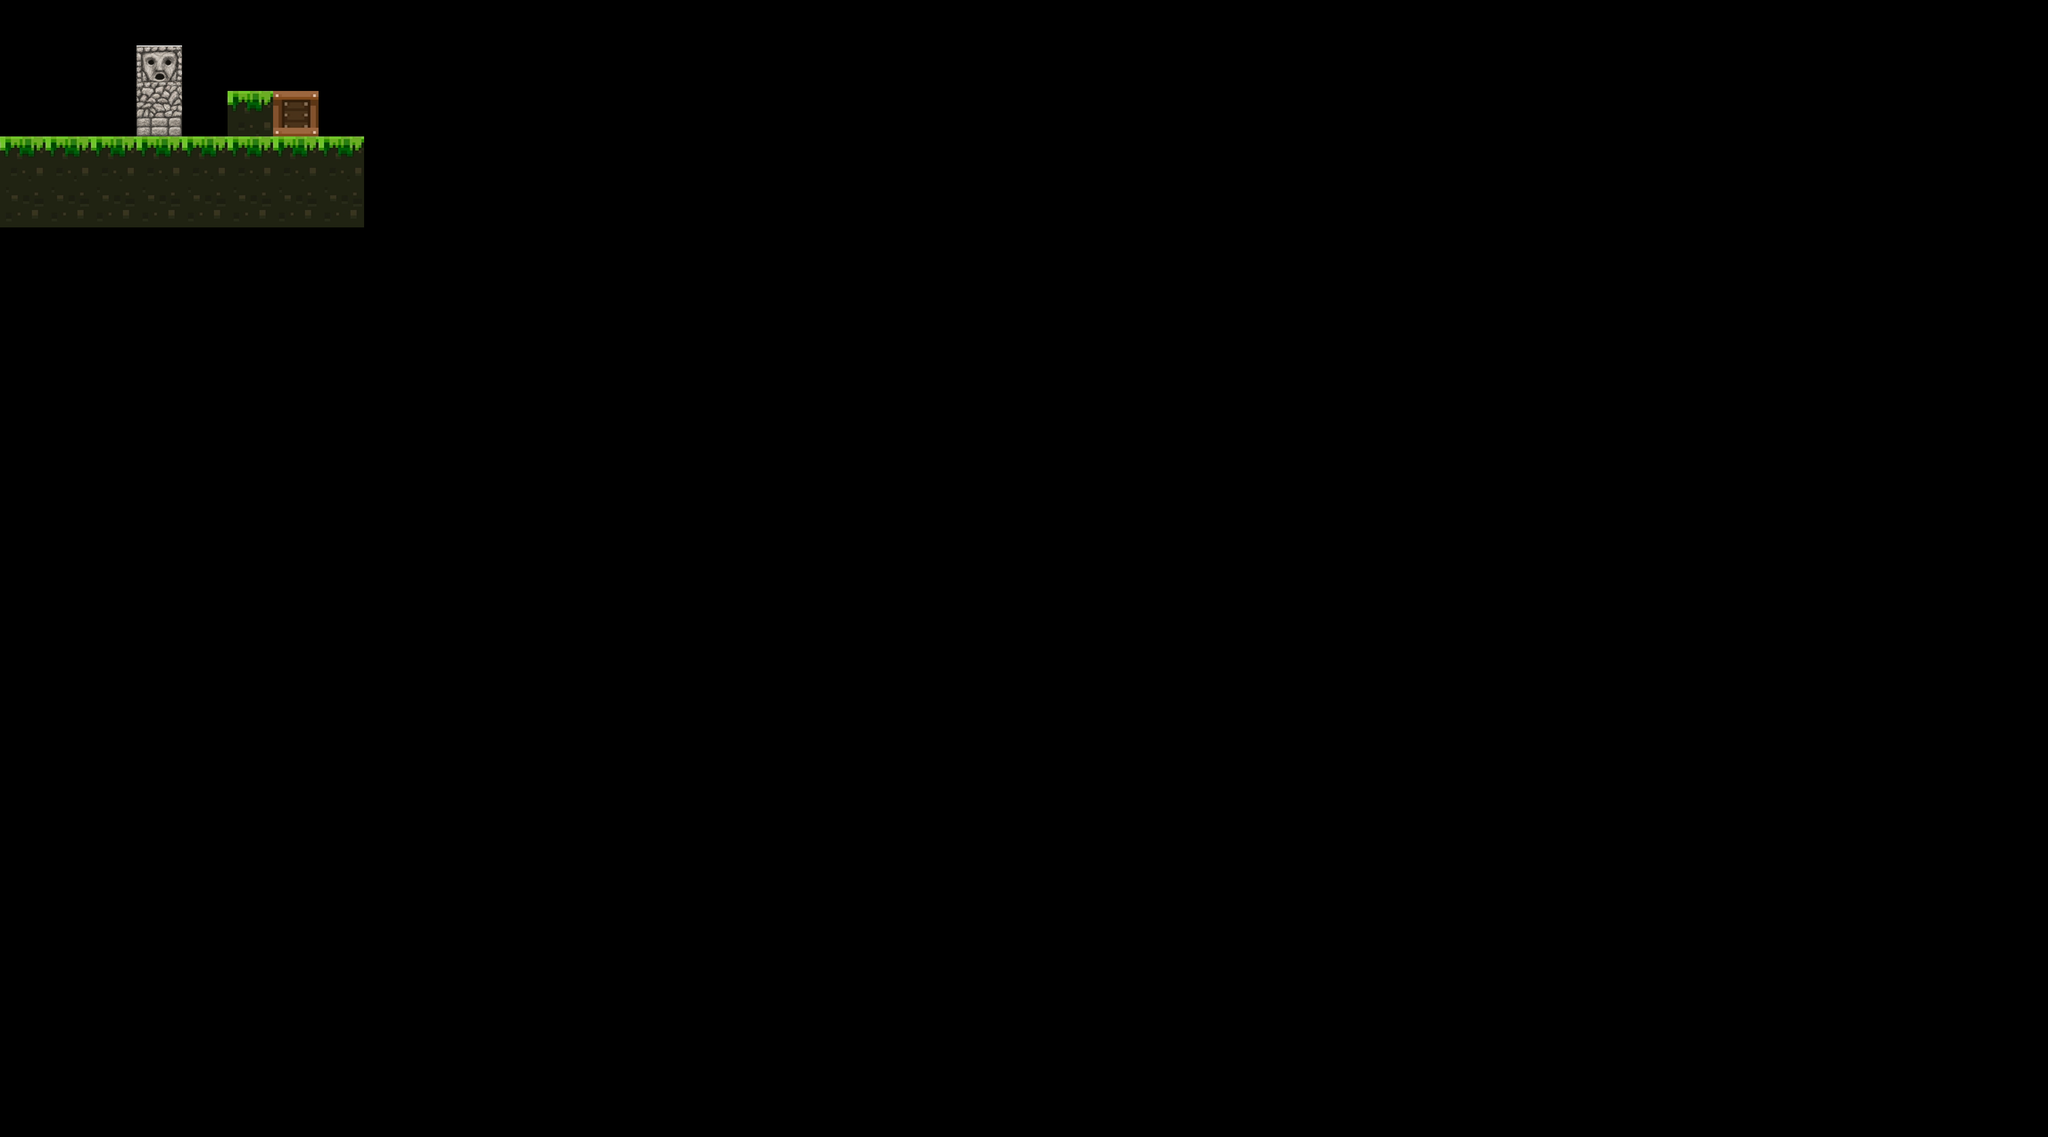

Below is a game level as drawn by its tile map, then a one-line description and the .tmx file that defines it, in full:
An orthogonal 45x25 tile map with 100x100 px tiles, 1 tile layer (Capa de Patrones 1), 2 tilesets.

<map version="1.0" orientation="orthogonal" width="45" height="25" tilewidth="100" tileheight="100">
 <tileset firstgid="1" name="tileset2" tilewidth="100" tileheight="100">
  <image source="tileset2.png" width="400" height="200" />
 </tileset>
 <tileset firstgid="9" name="tileset1" tilewidth="100" tileheight="100">
  <image source="tileset.png" width="800" height="100" />
 </tileset>
 <layer name="Capa de Patrones 1" width="45" height="25">
  <data encoding="csv">
0,0,0,0,0,0,0,0,0,0,0,0,0,0,0,0,0,0,0,0,0,0,0,0,0,0,0,0,0,0,0,0,0,0,0,0,0,0,0,0,0,0,0,0,0,
0,0,0,8,0,0,0,0,0,0,0,0,0,0,0,0,0,0,0,0,0,0,0,0,0,0,0,0,0,0,0,0,0,0,0,0,0,0,0,0,0,0,0,0,0,
0,0,0,7,0,9,11,0,0,0,0,0,0,0,0,0,0,0,0,0,0,0,0,0,0,0,0,0,0,0,0,0,0,0,0,0,0,0,0,0,0,0,0,0,0,
1,1,1,1,1,1,1,1,0,0,0,0,0,0,0,0,0,0,0,0,0,0,0,0,0,0,0,0,0,0,0,0,0,0,0,0,0,0,0,0,0,0,0,0,0,
2,2,2,2,2,2,2,2,0,0,0,0,0,0,0,0,0,0,0,0,0,0,0,0,0,0,0,0,0,0,0,0,0,0,0,0,0,0,0,0,0,0,0,0,0,
0,0,0,0,0,0,0,0,0,0,0,0,0,0,0,0,0,0,0,0,0,0,0,0,0,0,0,0,0,0,0,0,0,0,0,0,0,0,0,0,0,0,0,0,0,
0,0,0,0,0,0,0,0,0,0,0,0,0,0,0,0,0,0,0,0,0,0,0,0,0,0,0,0,0,0,0,0,0,0,0,0,0,0,0,0,0,0,0,0,0,
0,0,0,0,0,0,0,0,0,0,0,0,0,0,0,0,0,0,0,0,0,0,0,0,0,0,0,0,0,0,0,0,0,0,0,0,0,0,0,0,0,0,0,0,0,
0,0,0,0,0,0,0,0,0,0,0,0,0,0,0,0,0,0,0,0,0,0,0,0,0,0,0,0,0,0,0,0,0,0,0,0,0,0,0,0,0,0,0,0,0,
0,0,0,0,0,0,0,0,0,0,0,0,0,0,0,0,0,0,0,0,0,0,0,0,0,0,0,0,0,0,0,0,0,0,0,0,0,0,0,0,0,0,0,0,0,
0,0,0,0,0,0,0,0,0,0,0,0,0,0,0,0,0,0,0,0,0,0,0,0,0,0,0,0,0,0,0,0,0,0,0,0,0,0,0,0,0,0,0,0,0,
0,0,0,0,0,0,0,0,0,0,0,0,0,0,0,0,0,0,0,0,0,0,0,0,0,0,0,0,0,0,0,0,0,0,0,0,0,0,0,0,0,0,0,0,0,
0,0,0,0,0,0,0,0,0,0,0,0,0,0,0,0,0,0,0,0,0,0,0,0,0,0,0,0,0,0,0,0,0,0,0,0,0,0,0,0,0,0,0,0,0,
0,0,0,0,0,0,0,0,0,0,0,0,0,0,0,0,0,0,0,0,0,0,0,0,0,0,0,0,0,0,0,0,0,0,0,0,0,0,0,0,0,0,0,0,0,
0,0,0,0,0,0,0,0,0,0,0,0,0,0,0,0,0,0,0,0,0,0,0,0,0,0,0,0,0,0,0,0,0,0,0,0,0,0,0,0,0,0,0,0,0,
0,0,0,0,0,0,0,0,0,0,0,0,0,0,0,0,0,0,0,0,0,0,0,0,0,0,0,0,0,0,0,0,0,0,0,0,0,0,0,0,0,0,0,0,0,
0,0,0,0,0,0,0,0,0,0,0,0,0,0,0,0,0,0,0,0,0,0,0,0,0,0,0,0,0,0,0,0,0,0,0,0,0,0,0,0,0,0,0,0,0,
0,0,0,0,0,0,0,0,0,0,0,0,0,0,0,0,0,0,0,0,0,0,0,0,0,0,0,0,0,0,0,0,0,0,0,0,0,0,0,0,0,0,0,0,0,
0,0,0,0,0,0,0,0,0,0,0,0,0,0,0,0,0,0,0,0,0,0,0,0,0,0,0,0,0,0,0,0,0,0,0,0,0,0,0,0,0,0,0,0,0,
0,0,0,0,0,0,0,0,0,0,0,0,0,0,0,0,0,0,0,0,0,0,0,0,0,0,0,0,0,0,0,0,0,0,0,0,0,0,0,0,0,0,0,0,0,
0,0,0,0,0,0,0,0,0,0,0,0,0,0,0,0,0,0,0,0,0,0,0,0,0,0,0,0,0,0,0,0,0,0,0,0,0,0,0,0,0,0,0,0,0,
0,0,0,0,0,0,0,0,0,0,0,0,0,0,0,0,0,0,0,0,0,0,0,0,0,0,0,0,0,0,0,0,0,0,0,0,0,0,0,0,0,0,0,0,0,
0,0,0,0,0,0,0,0,0,0,0,0,0,0,0,0,0,0,0,0,0,0,0,0,0,0,0,0,0,0,0,0,0,0,0,0,0,0,0,0,0,0,0,0,0,
0,0,0,0,0,0,0,0,0,0,0,0,0,0,0,0,0,0,0,0,0,0,0,0,0,0,0,0,0,0,0,0,0,0,0,0,0,0,0,0,0,0,0,0,0,
0,0,0,0,0,0,0,0,0,0,0,0,0,0,0,0,0,0,0,0,0,0,0,0,0,0,0,0,0,0,0,0,0,0,0,0,0,0,0,0,0,0,0,0,0
</data>
 </layer>
</map>
